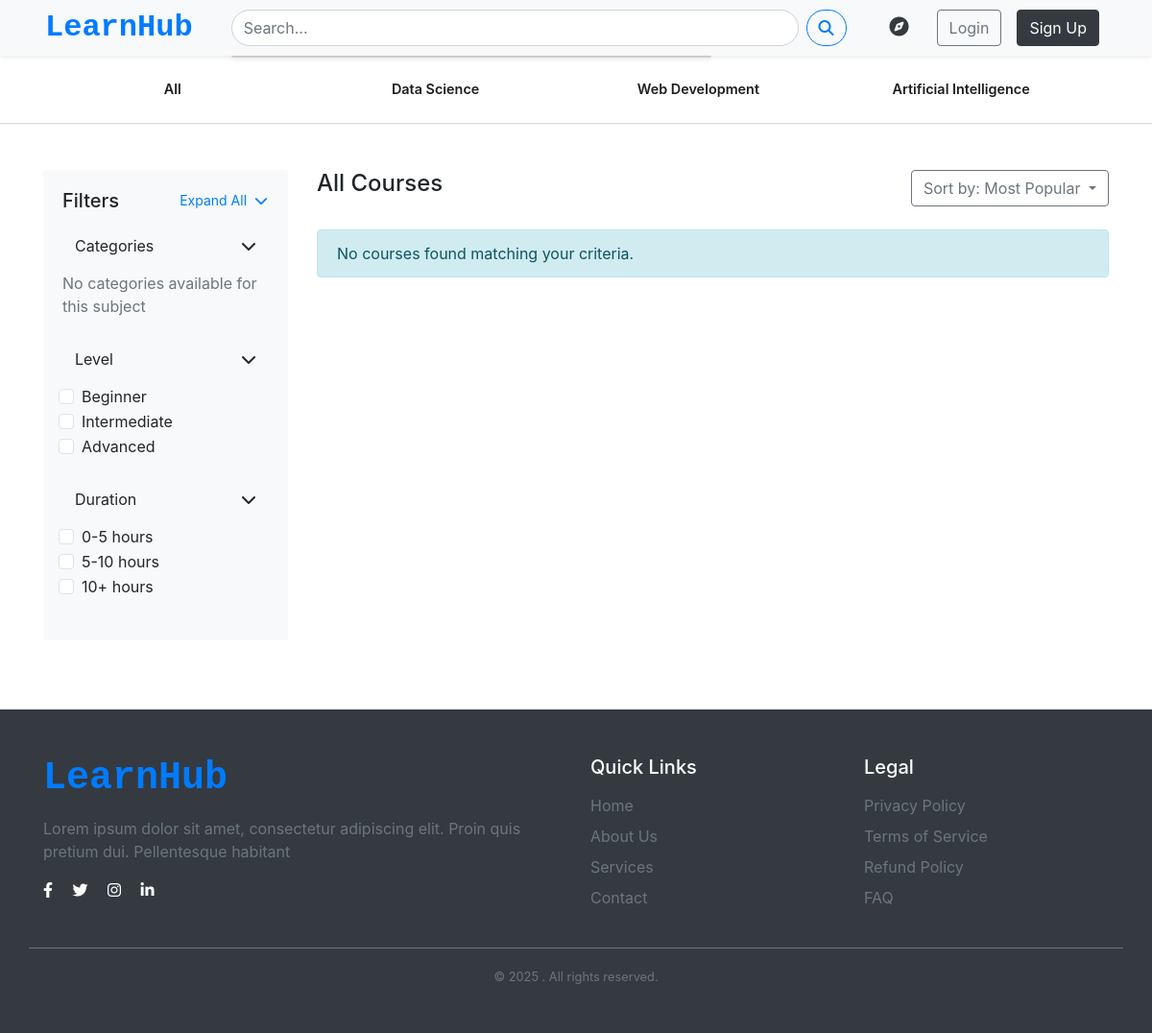
/courses/course_list/?subject=ai, run on an earlier commit of the app's database.
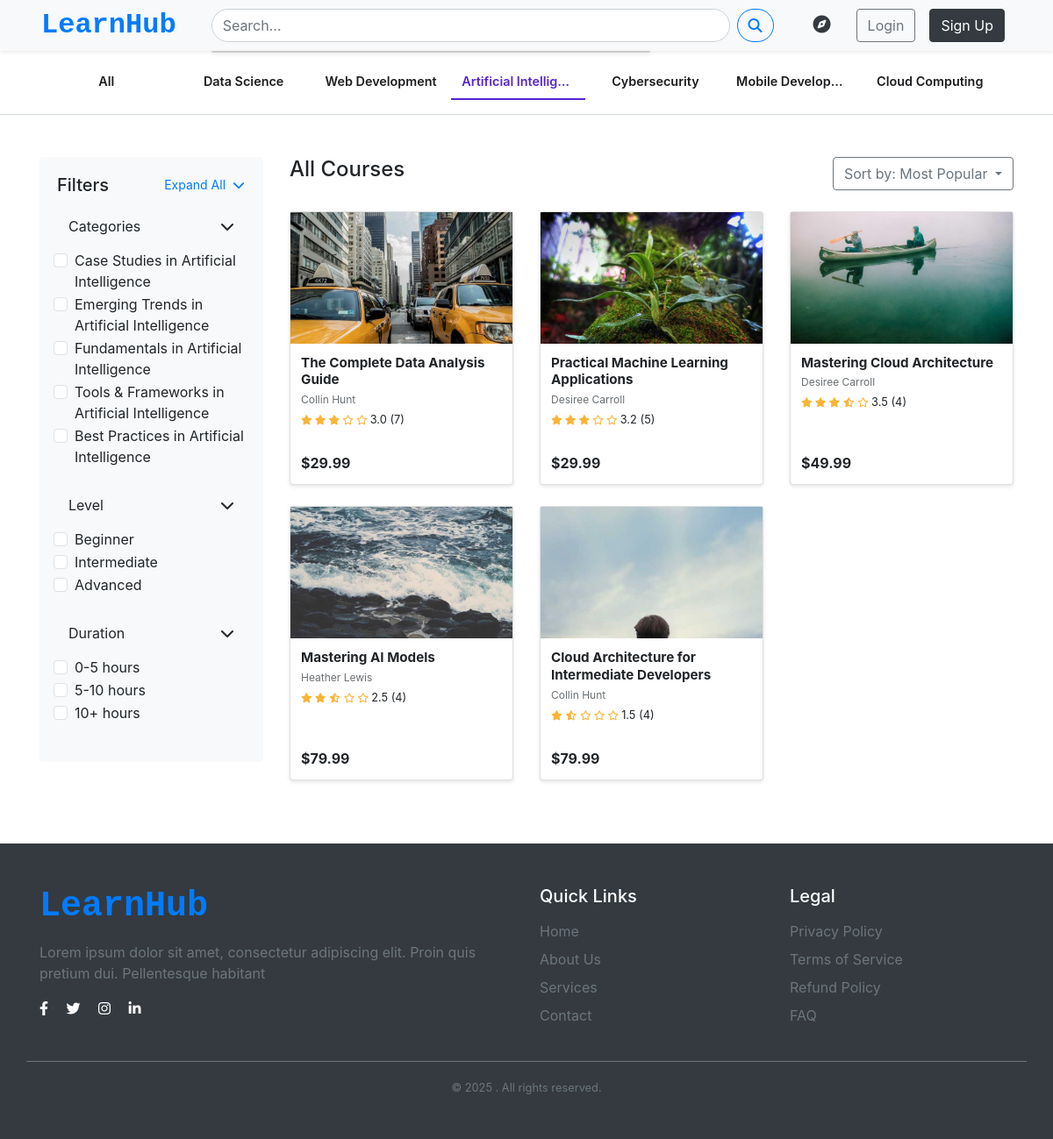
And on a later commit of the database.
### courses/models.py (models this page shows, shortened)
class Subject(models.Model):
    name = models.CharField(max_length=50, unique=True)
    slug = models.SlugField(unique=True)
    is_active = models.BooleanField(default=True)

class CourseCategory(models.Model):
    subject = models.ForeignKey(
        'Subject',
        on_delete=models.CASCADE,
        related_name='categories'
    )
    name = models.CharField(max_length=50)
    slug = models.SlugField()
    class Meta:
        unique_together = ('subject', 'slug')

class Course(models.Model):
    title = models.CharField(max_length=200)
    description = models.TextField()
    category = models.ForeignKey(
        CourseCategory,
        on_delete=models.SET_NULL,
        null=True
    )
    tags = models.ManyToManyField(Tag, blank=True)
    instructor = models.ForeignKey(
        settings.AUTH_USER_MODEL,
        on_delete=models.CASCADE,
        related_name='taught_courses'
    )
    applications_covered = models.TextField(
        blank=True,
        help_text="what app and tools will use,like Figma, Photoshop."
    )
    LEVEL_CHOICES = [
        ('BG', 'Beginner'),
        ('IM', 'Intermediate'),
        ('AD', 'Advanced'),
    ]
    price = models.DecimalField(max_digits=10, decimal_places=2)
    created_at = models.DateTimeField(auto_now_add=True)
    updated_at = models.DateTimeField(auto_now=True)
    is_published = models.BooleanField(default=False)
    level = models.CharField(max_length=2, choices=LEVEL_CHOICES, default='BG')
    thumbnail = models.ImageField(upload_to='course_thumbnails/')
    average_rating = models.FloatField(default=0.0)
    rating_count = models.PositiveIntegerField(default=0)

### users/models.py (models this page shows, shortened)
class CustomUser(AbstractUser):
    avatar = models.ImageField(upload_to='avatars/',default='blank_profile.png',blank=True)
    bio = models.TextField(blank=True)
    email = models.EmailField(unique=True)
    username = models.CharField(max_length=30,unique=False,blank=False)
    is_instructor = models.BooleanField(default=False)
    profile_public = models.BooleanField(default=False)
    USERNAME_FIELD = 'email'
    REQUIRED_FIELDS = ['username']
    objects = CustomUserManager()
    facebook_url = models.URLField(blank=True, null=True)
    twitter_url = models.URLField(blank=True, null=True)
    instagram_url = models.URLField(blank=True, null=True)
    linkedin_url = models.URLField(blank=True, null=True)

### courses/views.py (the view, shortened to what this page needs)
# urls.py: path('course_list/', course_list, name='course_list'),
def course_list(request):
    courses = Course.objects.filter(is_published=True)
    subjects = Subject.objects.filter(is_active=True)
    current_subject = request.GET.get('subject')
    if current_subject and current_subject != 'all':
        courses = courses.filter(category__subject__slug=current_subject)
        filtered_categories = CourseCategory.objects.filter(
            subject__slug=current_subject,
            course__in=courses
        ).distinct()
    else:
        filtered_categories = CourseCategory.objects.filter(
            course__in=courses
        ).distinct()
    selected_categories = request.GET.getlist('category')
    if selected_categories:
        courses = courses.filter(category__id__in=selected_categories)
    selected_levels = request.GET.getlist('level')
    if selected_levels:
        courses = courses.filter(level__in=selected_levels)
    duration = request.GET.get('duration')
    sort = request.GET.get('sort', 'popular')
    if sort == 'highest':
        courses = courses.order_by('-average_rating')
    elif sort == 'newest':
        courses = courses.order_by('-created_at')
    elif sort == 'price_low':
        courses = courses.order_by('price')
    elif sort == 'price_high':
        courses = courses.order_by('-price')
    else:  # default is popular
        courses = courses.order_by('-rating_count')
    paginator = Paginator(courses, 9)
    page_number = request.GET.get('page')
    page_obj = paginator.get_page(page_number)
    available_categories = CourseCategory.objects.filter(
        id__in=Course.objects.filter(is_published=True).values('category'))
    context = {
        'courses': page_obj,
        'filtered_categories': filtered_categories,
        'all_categories': CourseCategory.objects.filter(course__in=courses).distinct(),
        'level_choices': Course.LEVEL_CHOICES,
        'current_sort': sort,
        'current_subject': current_subject,
        'subjects': subjects,
    }
    return render(request, 'course_list.html', context)

### templates/course_list.html (shortened to what this page needs)
{% extends "base.html" %}
{% load course_extras %}
{% block content %}
{% load course_extras %}
<div class="subject-tabs-container">
    <div class="container">
        <ul class="nav subject-tabs">
            <li class="nav-item">
                <a class="nav-link {% if not current_subject %}active{% endif %}"
                   href="?subject=all">All</a>
            </li>
            {% for subject in subjects %}
            <li class="nav-item">
                <a class="nav-link {% if current_subject == subject.slug %}active{% endif %}"
                   href="?subject={{ subject.slug }}">{{ subject.name }}</a>
            </li>
            {% endfor %}
        </ul>
    </div>
</div>
    <div class="container my-5">
        <div class="row">
            <div class="col-lg-3 mb-4 d-none d-lg-block">
                <div class="filter-sidebar">
                    <div class="d-flex justify-content-between align-items-center mb-3">
                        <h5 class="mb-0">Filters</h5>
                        <button class="btn btn-sm btn-link p-0" id="toggleAllFilters">
                            <span>Expand All</span>
                            <i class="fas fa-chevron-down ms-1"></i>
                        </button>
                    </div>
                    <div class="mb-4">
                        <button class="btn btn-filter w-100 text-start d-flex justify-content-between align-items-center"
                                data-bs-toggle="collapse" data-bs-target="#desktopCategoriesCollapse">
                            <span>Categories</span>
                            <i class="fas fa-chevron-down"></i>
                        </button>
                        <div class="collapse show" id="desktopCategoriesCollapse">
                            <div class="mt-2">
                                {% for category in filtered_categories %}
                                <div class="form-check">
                                    <input class="form-check-input" type="checkbox" name="category"
                                        id="category-{{ category.id }}" value="{{ category.id }}"
                                        {% if category.id|stringformat:"s" in request.GET.getlist %}checked{% endif %}>
                                    <label class="form-check-label" for="category-{{ category.id }}">{{ category.name }}</label>
                                </div>
                                {% empty %}
                                <div class="text-muted">No categories available for this subject</div>
                                {% endfor %}
                            </div>
                        </div>
                    </div>
                    <div class="mb-4">
                        <button class="btn btn-filter w-100 text-start d-flex justify-content-between align-items-center"
                                data-bs-toggle="collapse" data-bs-target="#desktopLevelCollapse">
                            <span>Level</span>
                            <i class="fas fa-chevron-down"></i>
                        </button>
                        <div class="collapse show" id="desktopLevelCollapse">
                            <div class="mt-2">
                                {% for level in level_choices %}
                                <div class="form-check">
                                    <input class="form-check-input" type="checkbox" name="level"
                                           id="desktop-level-{{ level.0 }}" value="{{ level.0 }}"
                                           {% if level.0 in request.GET.getlist|stringformat:"s" %}checked{% endif %}>
                                    <label class="form-check-label" for="desktop-level-{{ level.0 }}">{{ level.1 }}</label>
                                </div>
                                {% endfor %}
                            </div>
                        </div>
                    </div>
                    <div class="mb-4">
                        <button class="btn btn-filter w-100 text-start d-flex justify-content-between align-items-center"
                                data-bs-toggle="collapse" data-bs-target="#desktopDurationCollapse">
                            <span>Duration</span>
                            <i class="fas fa-chevron-down"></i>
                        </button>
                        <div class="collapse show" id="desktopDurationCollapse">
                            <div class="mt-2">
                                <div class="form-check">
                                    <input class="form-check-input" type="checkbox" name="duration" id="desktop-short" value="short"
                                           {% if request.GET.duration == 'short' %}checked{% endif %}>
                                    <label class="form-check-label" for="desktop-short">0-5 hours</label>
                                </div>
                                <div class="form-check">
                                    <input class="form-check-input" type="checkbox" name="duration" id="desktop-medium" value="medium"
                                           {% if request.GET.duration == 'medium' %}checked{% endif %}>
                                    <label class="form-check-label" for="desktop-medium">5-10 hours</label>
                                </div>
                                <div class="form-check">
                                    <input class="form-check-input" type="checkbox" name="duration" id="desktop-long" value="long"
                                           {% if request.GET.duration == 'long' %}checked{% endif %}>
                                    <label class="form-check-label" for="desktop-long">10+ hours</label>
                                </div>
                            </div>
                        </div>
                    </div>
                </div>
            </div>
            <div class="col-lg-9">
                <div class="d-flex justify-content-between align-items-center mb-4">
                    <h4>All Courses</h4>
                    <div class="dropdown">
                        <button class="btn btn-outline-secondary dropdown-toggle" type="button" id="sortDropdown" data-bs-toggle="dropdown">
                            Sort by:
                            {% if current_sort == 'popular' %}Most Popular
                            {% elif current_sort == 'highest' %}Highest Rated
                            {% elif current_sort == 'newest' %}Newest
                            {% elif current_sort == 'price_low' %}Price Low to High
                            {% elif current_sort == 'price_high' %}Price High to Low
                            {% else %}Most Popular{% endif %}
                        </button>
                    </div>
                </div>
                <div class="row">
                    {% for course in courses %}
                    <div class="col-md-6 col-lg-4 mb-4">
                        <div class="card course-card h-100" onclick="window.location.href='{% url 'course_detail' course.id %}';" style="cursor: pointer;">
                            <div class="course-card-img-container">
                                <img src="{{ course.thumbnail.url }}" class="course-card-img" alt="{{ course.title }}">
                            </div>
                            <div class="course-card-body">
                                <h5 class="course-title">{{ course.title }}</h5>
                                <p class="course-instructor">{{ course.instructor.get_full_name }}</p>
                                <div class="course-rating">
                                    <span class="rating-stars">
                                        {% for star_class in course.average_rating|show_stars %}
                                            <i class="{{ star_class }}"></i>
                                        {% endfor %}
                                    </span>
                                    <span>{{ course.average_rating|default:"0.0"|floatformat:1 }} ({{ course.rating_count|default:0 }})</span>
                                </div>
                                <div class="course-price d-flex justify-content-between align-items-center">
                                    <div>
                                        <span class="current-price">${{ course.price }}</span>
                                    </div>
                                </div>
                            </div>
                        </div>
                    </div>
                    {% empty %}
                    <div class="col-12">
                        <div class="alert alert-info">No courses found matching your criteria.</div>
                    </div>
                    {% endfor %}
                </div>
            </div>
        </div>
    </div>
{% endblock %}

What changed in the data, as far as the page shows it:
removed Subject: name "Artificial Intelligence"
added Subject: name "Artificial Intellig…", slug "ai" (drawn)
added Subject: name "Cybersecurity"
added Subject: name "Mobile Develop…"
added Subject: name "Cloud Computing"
added CourseCategory: name "Case Studies in Artificial Intelligence"
added CourseCategory: name "Emerging Trends in Artificial Intelligence"
added CourseCategory: name "Fundamentals in Artificial Intelligence"
added CourseCategory: name "Tools & Frameworks in Artificial Intelligence"
added CourseCategory: name "Best Practices in Artificial Intelligence"
added Course: thumbnail (picture), title "The Complete Data Analysis Guide", instructor.get_full_name "Collin Hunt", average_rating "3.0", rating_count "7", price "29.99"
added Course: thumbnail (picture), title "Practical Machine Learning Applications", instructor.get_full_name "Desiree Carroll", average_rating "3.2", rating_count "5", price "29.99"
added Course: thumbnail (picture), title "Mastering Cloud Architecture", instructor.get_full_name "Desiree Carroll", average_rating "3.5", rating_count "4", price "49.99"
added Course: thumbnail (picture), title "Mastering AI Models", instructor.get_full_name "Heather Lewis", average_rating "2.5", rating_count "4", price "79.99"
added Course: thumbnail (picture), title "Cloud Architecture for Intermediate Developers", instructor.get_full_name "Collin Hunt", average_rating "1.5", rating_count "4", price "79.99"
Also different on the page:
text no longer shown: "No categories available for this subject No courses found matching your criteria."
